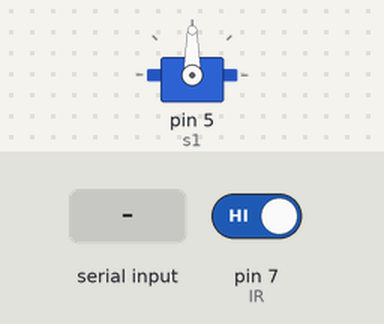
Bench run of a sketch on a simulated Arduino Uno, built with avr-gcc and run on an emulated ATmega328P. Shown: servo. The test bench sets the inputs (shaded band); at power-on: pin 7 (IR) HIGH. What the sketch prints to the serial monitor is not drawn.

Above: at 1.2 s.
1.3 s: "PLASTIC\n" received over the second serial link
At 1.78 s:
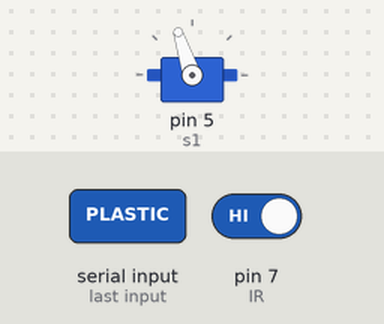
At 3.1 s:
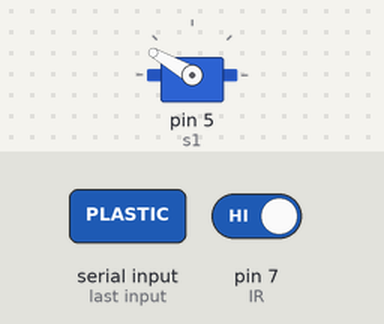
4.3 s: "WET\n" received over the second serial link
At 6.8 s:
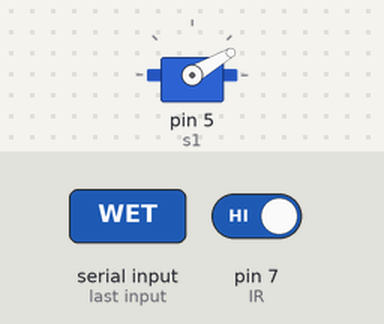
Timing chart, 0 to 9.9 s (numbered marks = the images above; inputs shaded):
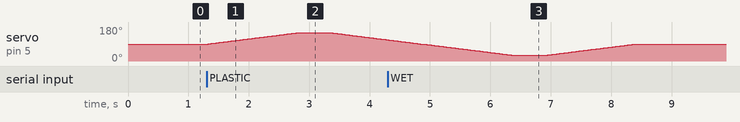

Measured:
- after the input at 1.3 s, servo on pin 5 (s1): rises from 90° to 150° in 1.5 s, then falls to 112° in 1.5 s

The sketch:

Arduino_Code_For_Bin.ino
```cpp
#include <SoftwareSerial.h>
#include <Servo.h>

Servo s1;
SoftwareSerial espSerial(2, 3); // RX, TX
#define IR 7

bool lastIRState = HIGH;   // for edge detection

void setup() {
  Serial.begin(9600);
  espSerial.begin(9600);
  pinMode(IR, INPUT_PULLUP);
  s1.attach(5);
  s1.write(90);
}

void loop() {
  bool currentIRState = digitalRead(IR);
  if (lastIRState == HIGH && currentIRState == LOW) {
    Serial.println("WASTE DETECTED");
    espSerial.println("DETECT");
  }
  lastIRState = currentIRState;

  if (espSerial.available()) {
    String result = espSerial.readStringUntil('\n');
    result.trim();
    Serial.print("Received classification: ");
    Serial.println(result);

    if (result == "PLASTIC") {
      Serial.println("DRY detected — moving servo RIGHT");
      moveServoSmooth(90, 150);
      delay(500);
      moveServoSmooth(150, 90);
    }
    else if (result == "WET") {
      Serial.println("WET detected — moving servo LEFT");
      moveServoSmooth(90, 30);
      delay(500);
      moveServoSmooth(30, 90);
    }
  }
}

void moveServoSmooth(int startAngle, int endAngle) {
  if (startAngle < endAngle) {
    for (int pos = startAngle; pos <= endAngle; pos++) {
      s1.write(pos);
      delay(25);
    }
  } else {
    for (int pos = startAngle; pos >= endAngle; pos--) {
      s1.write(pos);
      delay(25);
    }
  }
}
```
